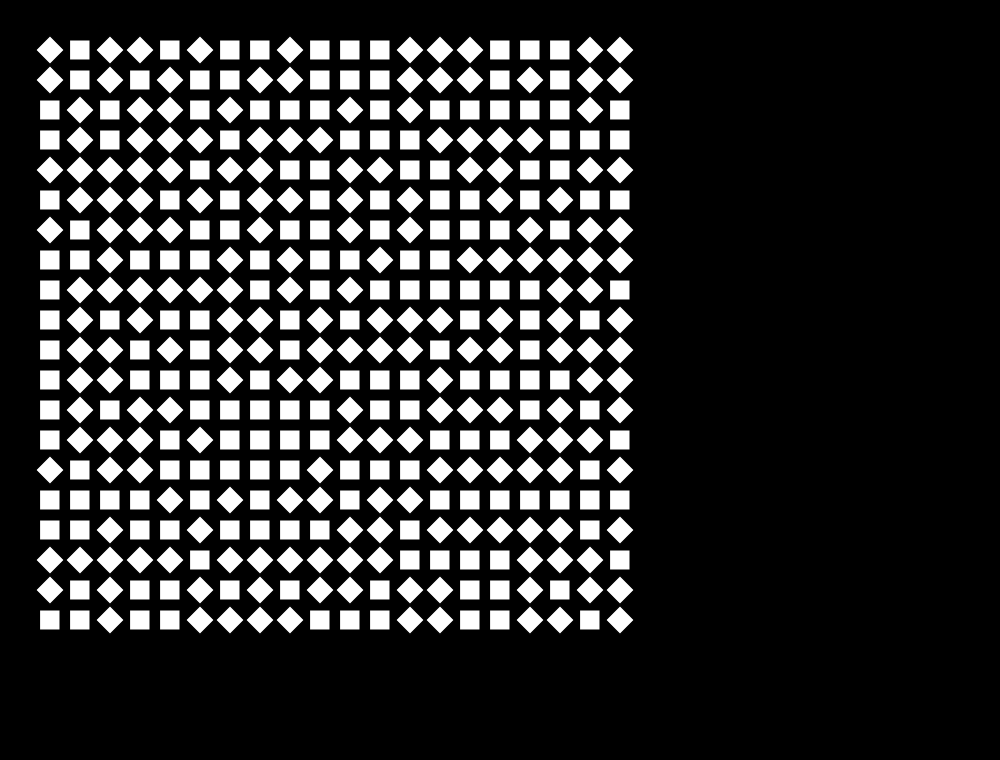
Frame 1 (no input)
Frame 60 (no input): identical to frame 1, image omitted
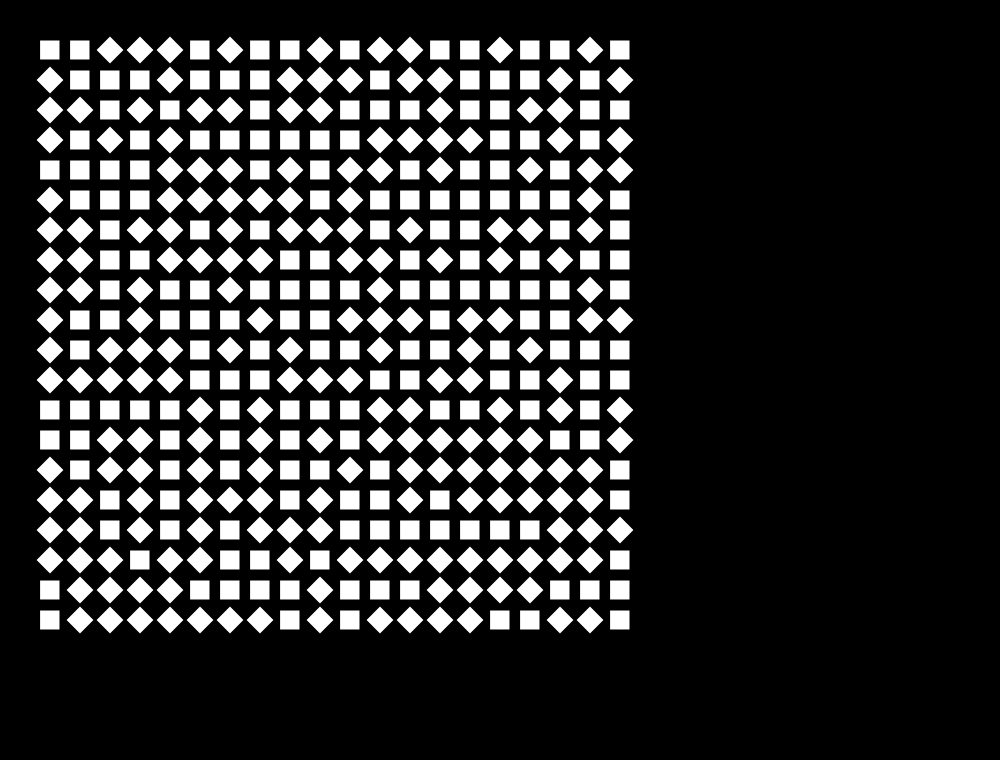
Frame 120 (the mouse pressed at the canvas centre since frame 60)

The p5.js sketch that drew these frames (run headless with seeded random() and noise() and a simulated clock; from frame 60 on, the mouse is pressed at the canvas centre):

// p5.js sketch
// ── sketch.js
function setup() {
  createCanvas(1000, 760);
  rectMode(CENTER);
}

function draw() {
  background(0);
  randomSeed(mouseX * 100)
  
  for (var i = 0; i < 20; i++) {
    for (var j = 0; j < 20; j++) {
      push();
      translate(50 + i * 30, 50 + j * 30);
      if (random(0, 1) < 0.5) {
        rotate(PI/4);
      }
      rect(0, 0, 20, 20);
      pop();
    }
  }
}
